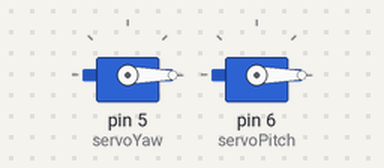
The sketch below on a simulated Arduino Uno, built with avr-gcc and run on an emulated ATmega328P. Shown: 2 × servo.

Above: at 0.05 s.
At 3.75 s:
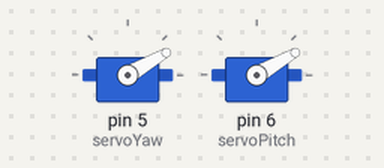
At 7.45 s:
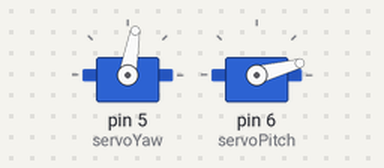
At 14.95 s:
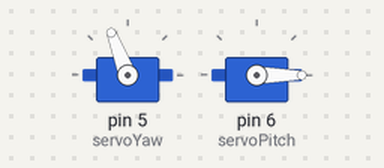
Timing chart, 0 to 19.5 s (numbered marks = the images above):
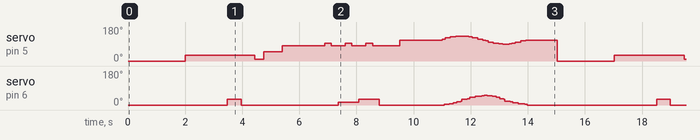

The sketch:

DrawingDemo.ino
```cpp
//2 DOF Platform actuated using standard MTG 995 Servos @4.8V
//by Philipp Schilcher

//references: Sweep by BARRAGAN & Scott Fitzgerald

#include <Servo.h>

//time for the program to wait before in/decrementing the angle [ms]
#define wait 30
//time a drawing stroke takes to finish the whole 180 degress
#define drawDelay 3000
//maximum actuation angle of a servo
#define servoRange 180

//2 Servo objects for controlling 2 actual servos in the yaw (lower) and pitch (upper) direction
Servo servoYaw;
Servo servoPitch;

//the current position (angle) of the servo
int posYaw;
int posPitch;

//Draw a stroke in x direction (+-) (bounds left 0 to right 180)
int drawX(int distance) {
  int angle = 0;
  //add the requested offset to the current position
  angle = posYaw+distance;

  //check left and right bound
  if (angle <=0) {
    angle = 0;
  }
  else if (angle >= 180) {
    angle =180;
  }

  //turn the servo by the requested distance up to the set bounds.
  servoYaw.write(angle);
  posYaw=angle;
  // It takes "delay" milliseconds for the drawing stroke to finish. Divide the maximum time it could take by the maximum angle the servo could reach. Multiply by the actual angle you want to move. Use abs() to make the delay always positive.
  delay(abs(drawDelay/servoRange*distance));

  return 0;
}

//Draw a stroke in +-y direction (bounds top 0 to bottom 90)

int drawY(int distance) {
  int angle = 0;
  //add the requested offset to the current position
  angle = posPitch+distance;

  //check upper and lower bound
  if (angle <=0) {
    angle = 0;
  }
  else if (angle >= 90) {
    angle =90;
  }

  //turn the servo by the requested distance up to the set bounds.
  servoPitch.write(angle);
  posPitch=angle;
  // It takes "delay" milliseconds for the drawing stroke to finish. Divide the maximum time it could take by the maximum angle the servo could reach. Multiply by the actual angle you want to move. Use abs() to make the delay always positive.
  delay(abs(drawDelay/servoRange*distance));

  return 0;
}

void setup() {
  //connect servos to Arduino using pwm pin 5 and 6
  servoYaw.attach(5);
  servoPitch.attach(6);
}

void loop() {

  //Initialize Positon
  servoPitch.write(0);
  posPitch = 0;
  servoYaw.write(0);
  posYaw = 0;

  delay(2000);

  drawX(30);
  delay(1000);

  //T
  drawY(30);
  drawY(-30);
  drawX(-20);
  drawX(40);

  drawX(30);
  delay(1000);

  //E
  drawX(15);
  drawX(-15);
  drawY(15);
  drawX(15);
  drawX(-15);
  drawY(15);
  drawX(15);
  drawX(-15);

  drawY(-45);
  drawX(30);
  delay(1000);

  //O (38 by 50)
  drawX(4);
  drawY(3);
  drawX(8);
  drawY(3);
  drawX(6);
  drawY(6);
  drawX(2);
  drawY(6);
  drawX(2);
  drawY(3);

  drawY(10);

  drawX(-2);
  drawY(3);
  drawX(-2);
  drawY(6);
  drawX(-6);
  drawY(6);
  drawX(-8);
  drawY(3);
  drawX(-3);
  drawY(3);

  drawX(-3);
  drawY(-3);
  drawX(-8);
  drawY(-3);
  drawX(-6);
  drawY(-6);
  drawX(-2);
  drawY(-6);
  drawX(-2);
  drawY(-3);

  drawY(-10);

  drawX(2);
  drawY(-3);
  drawX(2);
  drawY(-6);
  drawX(6);
  drawY(-6);
  drawX(8);
  drawY(-3);
  drawX(3);
  drawY(-3);

  delay(1000);


  //draw a square

}
```
